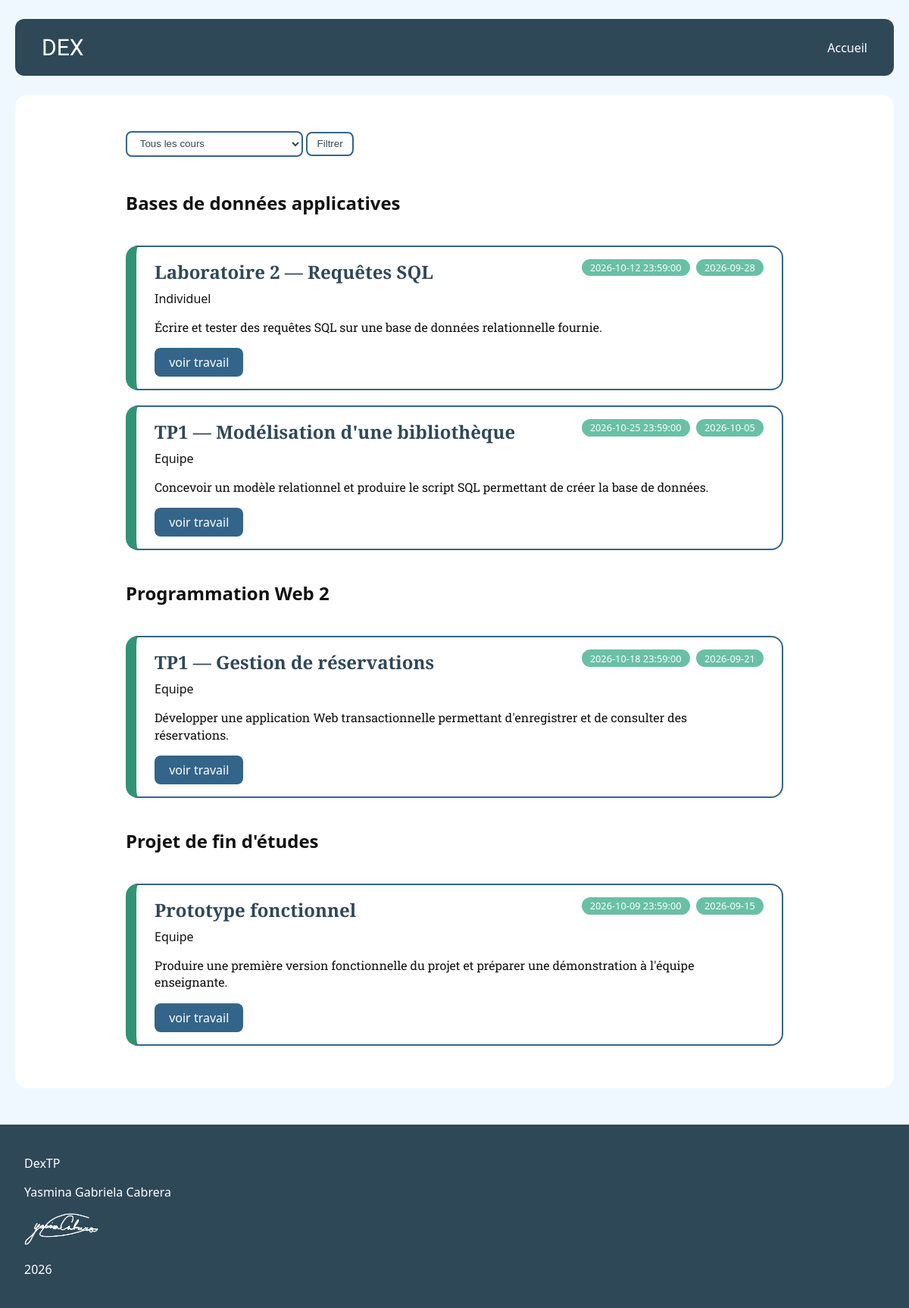
The page /pages/index.php on the database its author committed.
### tables this page shows
CREATE TABLE IF NOT EXISTS travaux (
    id          VARCHAR(30)  PRIMARY KEY,
    cours_id    VARCHAR(30)  NOT NULL,
    titre       VARCHAR(150) NOT NULL,
    description TEXT         NOT NULL,
    type        VARCHAR(20)  NOT NULL,
    disponible  DATE         NOT NULL,
    remise      DATETIME     NOT NULL,
    ouvert      BOOLEAN      NOT NULL,
    CONSTRAINT fk_travaux_cours FOREIGN KEY (cours_id) REFERENCES cours (id)
);

### pages/index.php (the view, shortened to what this page needs)
<?php
require_once __DIR__ . '/../PDO_connexion_Db/connexion.php';
require_once __DIR__ . '/template.php';
$listeCours = $pdo->query("SELECT id, titre FROM cours ORDER BY titre")->fetchAll(PDO::FETCH_ASSOC);
$titresCours = array_column($listeCours, 'titre', 'id');
$sql = "
    SELECT id, cours_id, titre, description, type, disponible, remise
    FROM travaux
    WHERE ouvert = 1
";
$params = [];
$sql .= " ORDER BY cours_id, remise";
$requete = $pdo->prepare($sql);
$requete->execute($params);
$travaux = $requete->fetchAll(PDO::FETCH_ASSOC);
$parCours = [];
foreach ($travaux as $travail) {
    $parCours[$travail['cours_id']][] = $travail;
}
?>
<!DOCTYPE html>
<html lang="fr">
<head>
    <link rel="stylesheet" href="../UI/style.css">
</head>
<body>
<div class="verticalComposition">
<form method="get" action="index.php">
    <select name="cours" id="cours">
        <option value="">Tous les cours</option>
    </select>
    <button type="submit">Filtrer</button>
</form>
<div class="card-cours">
<?php foreach ($parCours as $coursId => $travauxDuCours): ?>
    <h2 class="titre-cours"><?= htmlspecialchars($titresCours[$coursId]) ?></h2>
    <?php foreach ($travauxDuCours as $travail): ?>
        <div class="travaux">
            <h2 class="titre-travail"><?= htmlspecialchars($travail['titre']) ?></h2>
            <h3 class="type-travail"><?= htmlspecialchars($travail['type']) ?></h3>
            <p class="description-travail"><?= htmlspecialchars($travail['description']) ?></p>
            <div class="badges">
                <span class="date-travail"><?= htmlspecialchars($travail['remise']) ?></span>
                <span class="disponible"><?= htmlspecialchars($travail['disponible']) ?></span>
            </div>
            <a href="travail.php?travail=<?= urlencode($travail['id']) ?>">voir travail</a>
        </div>
    <?php endforeach; ?>
<?php endforeach; ?>
</div>
</div>
</body>
</html>

### UI/style.css (style rules this page uses)
:root { --navy: #2F4858; --jeans: #33658A; --lilac: #BBD0FF; --correct: #69C0A5; --green: #329374; --bg: #ffffff; --text: #111111; --card: #ffffff; }
* { box-sizing: border-box; }
body { margin: 0; min-height: 100vh; display: flex; flex-direction: column; font-family: system-ui, sans-serif; background: aliceblue; background-attachment: fixed; color: var(--text); }
.verticalComposition { width: calc(100% - 40px); max-width: 1200px; margin: 0 auto 3rem; padding: 2rem; background-color: var(--bg); border-radius: 16px; }
form { max-width: 900px; margin: 1rem auto; padding: 0 1rem; }
select, option, button { padding: 0.4rem 0.8rem; border: 2px solid var(--jeans); border-radius: 8px; background: #fff; color: var(--navy); cursor: pointer; }
.card-cours { max-width: 900px; margin: 1.5rem auto; padding: 0 1rem; display: flex; flex-direction: column; gap: 1.25rem; }
.travaux { display: grid; grid-template-columns: 1fr auto; grid-template-areas: "titre badges" "type cours" "desc desc" "lien lien"; column-gap: 1rem; row-gap: 0.5rem; background: #fff; border: 2px solid var(--jeans); border-left: 14px solid var(--green); border-radius: 16px; padding: 1rem 1.5rem; }
.titre-travail { grid-area: titre; margin: 0; color: var(--navy); font-family: "DM Serif Text", serif; }
.badges { grid-area: badges; display: flex; gap: 0.5rem; align-items: flex-start; }
.date-travail, .disponible { background: var(--correct); color: #fff; padding: 0.15rem 0.7rem; border-radius: 999px; font-size: 0.8rem; white-space: nowrap; }
.type-travail { grid-area: type; margin: 0; font-size: 1rem; font-weight: normal; text-transform: capitalize; }
.description-travail { grid-area: desc; margin: 0.5rem 0; line-height: 1.4; display: -webkit-box; -webkit-line-clamp: 3; line-clamp: 3; -webkit-box-orient: vertical; overflow: hidden; font-family: "Roboto Slab", serif; }
.travaux a { grid-area: lien; justify-self: start; background: var(--jeans); color: #fff; padding: 0.5rem 1.2rem; border-radius: 8px; text-decoration: none; }

### rows shown on the page
travaux: titre "Laboratoire 2 — Requêtes SQL", type "Individuel", description "Écrire et tester des requêtes SQL sur une base de données relationnelle fournie.", remise "2026-10-12 23:59:00", disponible "2026-09-28"
travaux: titre "TP1 — Modélisation d'une bibliothèque", type "Equipe", description "Concevoir un modèle relationnel et produire le script SQL permettant de créer la base de données.", remise "2026-10-25 23:59:00", disponible "2026-10-05"
travaux: titre "TP1 — Gestion de réservations", type "Equipe", description "Développer une application Web transactionnelle permettant d'enregistrer et de consulter des réservations.", remise "2026-10-18 23:59:00", disponible "2026-09-21"
travaux: titre "Prototype fonctionnel", type "Equipe", description "Produire une première version fonctionnelle du projet et préparer une démonstration à l'équipe enseignante.", remise "2026-10-09 23:59:00", disponible "2026-09-15"

### other values the page prints
$titresCours[$coursId] "Bases de données applicatives"
$titresCours[$coursId] "Programmation Web 2"
$titresCours[$coursId] "Projet de fin d'études"
